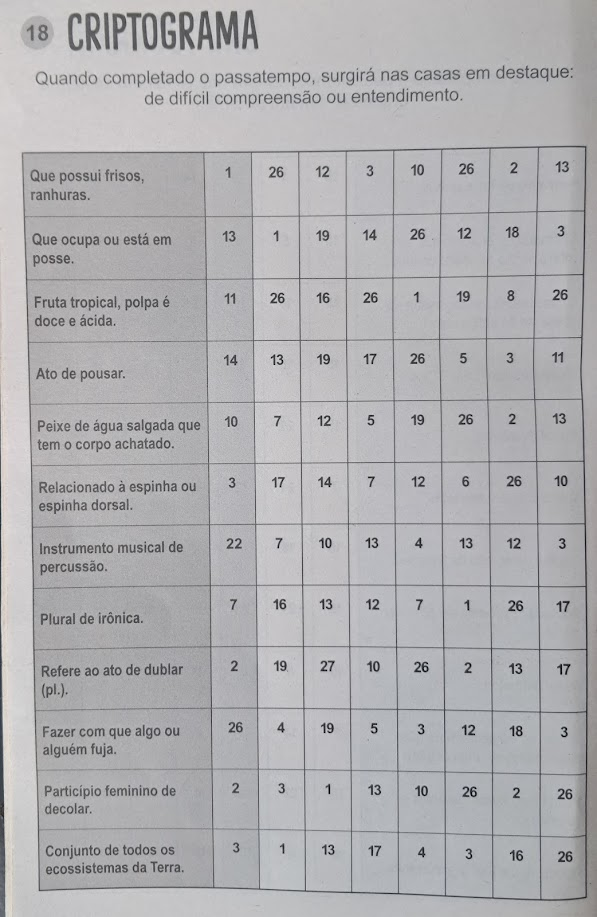
#> input picture sample.jpg, 597 x 917 px
$ python -i preprocessing.py   (imports and definitions only)
#> lines starting #> are read from the running program, lines starting #| are printed output that depends on the picture
"""
Shared Preprocessing Module

Common image preprocessing strategies used by both:
- ocr_engine.py (inference)
- generate_pseudo_labels.py (training data generation)

This eliminates code duplication and ensures consistency between
training and inference preprocessing.
"""

import cv2
import numpy as np
from typing import List, Tuple, Callable


def finalize_image(img: np.ndarray, target_height: int = 128) -> np.ndarray:
    """
    Common finalization: upscale, padding, convert to RGB.

    Args:
        img: Grayscale numpy array
        target_height: Target height for resizing (default: 128)

    Returns:
        RGB numpy array ready for OCR
    """
    aspect_ratio = img.shape[1] / img.shape[0]
    target_width = max(int(target_height * aspect_ratio), 64)

    resized = cv2.resize(
        img,
        (target_width, target_height),
        interpolation=cv2.INTER_LANCZOS4
    )

    pad_y = int(target_height * 0.3)
    pad_x = int(target_width * 0.3)

    padded = cv2.copyMakeBorder(
        resized, pad_y, pad_y, pad_x, pad_x,
        cv2.BORDER_CONSTANT, value=0
    )

    return cv2.cvtColor(padded, cv2.COLOR_GRAY2RGB)


def to_grayscale(image: np.ndarray) -> np.ndarray:
    """Convert image to grayscale if not already."""
    return image if image.ndim == 2 else cv2.cvtColor(image, cv2.COLOR_BGR2GRAY)


def detect_edge_polarity(binary: np.ndarray) -> np.ndarray:
    """
    Detect and correct edge polarity.
    If edges are white (background), invert the image.
    """
    edge_pixels = np.concatenate([
        binary[0, :], binary[-1, :], binary[:, 0], binary[:, -1]
    ])
    if np.mean(edge_pixels) > 128:
        return cv2.bitwise_not(binary)
    return binary


def preprocess_binary_otsu(image: np.ndarray) -> np.ndarray:
    """
    Strategy 1: Binary + Otsu threshold.
    Good for clear, high-contrast images.
    """
    gray = to_grayscale(image)
    _, binary = cv2.threshold(gray, 0, 255, cv2.THRESH_BINARY + cv2.THRESH_OTSU)
    binary = detect_edge_polarity(binary)
    return finalize_image(binary)


def preprocess_clahe_grayscale(image: np.ndarray) -> np.ndarray:
    """
    Strategy 2: CLAHE contrast enhancement + grayscale.
    Better for low-contrast or faded images.
    """
    gray = to_grayscale(image)
    clahe = cv2.createCLAHE(clipLimit=3.0, tileGridSize=(8, 8))
    enhanced = clahe.apply(gray)
    return finalize_image(enhanced)


def preprocess_adaptive_denoise(image: np.ndarray) -> np.ndarray:
    """
    Strategy 3: Adaptive threshold + aggressive denoising.
    Best for noisy or blurry images.
    """
    gray = to_grayscale(image)
    denoised = cv2.fastNlMeansDenoising(
        gray, h=10, templateWindowSize=7, searchWindowSize=21
    )
    adaptive = cv2.adaptiveThreshold(
        denoised, 255, cv2.ADAPTIVE_THRESH_GAUSSIAN_C,
        cv2.THRESH_BINARY, 11, 2
    )
    adaptive = detect_edge_polarity(adaptive)
    return finalize_image(adaptive)


def get_all_strategies() -> List[Tuple[str, Callable]]:
    """Returns list of (name, preprocess_fn) tuples for all strategies."""
    return [
        ("binary_otsu", preprocess_binary_otsu),
        ("clahe_grayscale", preprocess_clahe_grayscale),
        ("adaptive_denoise", preprocess_adaptive_denoise),
    ]

>>> import cv2
>>> picture = cv2.imread('../sample.jpg')
#> picture is the input picture: shape (917, 597, 3); mean B, G, R 178.2, 175.7, 176.3
>>> result = preprocess_adaptive_denoise(picture)
#> in preprocess_adaptive_denoise, `adaptive = cv2.adaptiveThreshold( denoised, 255, cv2.ADAPTIVE_THRESH_G..`:
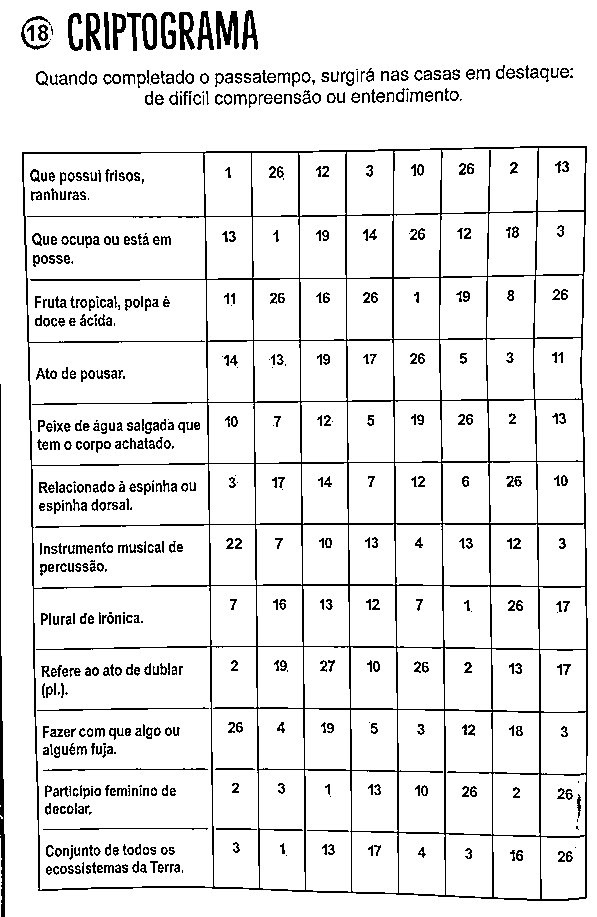
#> adaptive: shape (917, 597); 91.2% white; black in thin lines or dots
#> in detect_edge_polarity, `edge_pixels = np.concatenate([ binary[0, :], binary[-1, :], binary[:, ..`: edge_pixels = 3028 values, max 255 at index 0, min 0 at index 598, mean 216.9
#> in detect_edge_polarity, `return cv2.bitwise_not(binary)`: returned value: shape (917, 597); 8.8% white in thin lines or dots
#> in finalize_image, `resized = cv2.resize( img, (target_width, target_height), interpolatio..`:
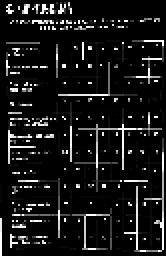
#> resized: shape (128, 83) (shown 2 times larger); min 0, max 255, mean 23.3
#> in finalize_image, `padded = cv2.copyMakeBorder( resized, pad_y, pad_y, pad_x, pad_x, cv2...`:
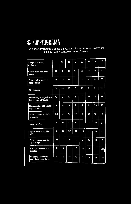
#> padded: shape (204, 131); min 0, max 255, mean 9.3
